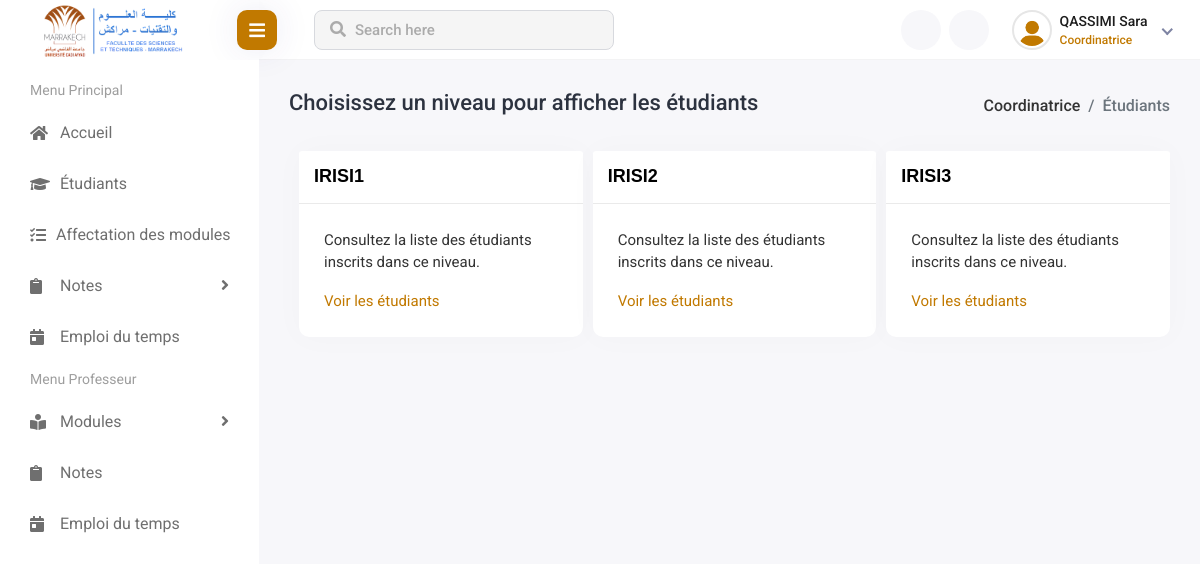
Screenshot of /views/coordinateur/student_management/index.php (signed in) with the database file from the repository.
### tables this page shows
CREATE TABLE `filiere` (
  `id` int(11) NOT NULL AUTO_INCREMENT UNIQUE,
  `nom` varchar(30) NOT NULL,
  `nom_complet` varchar(200) NOT NULL,
  `id_type` int(11) DEFAULT NULL,       
  `niveau` int(11) NOT NULL,             
  `id_coordinator` int(11) NOT NULL,     
  `id_dep` int(11) NOT NULL,             
  PRIMARY KEY (`id`)
);

### controllers/student_controller.php (called while the page is built, shortened)
<?php
require_once($_SERVER['DOCUMENT_ROOT'] . '/FSTg-Management-System/models/student.php');
function choixNiveau(): void
{
    $filieres = getMyFilieres($_SESSION['user_data']['id'], $_SESSION['user_data']['id_dep']);
    require_once($_SERVER['DOCUMENT_ROOT'] . '/FSTg-Management-System/views/coordinateur/student_management/level_selection.php');
}

### models/student.php (called while the page is built, shortened)
<?php
require($_SERVER['DOCUMENT_ROOT'] . '/FSTg-Management-System/config/DB_connection.php');
function getMyFilieres($id_coordinateur, $id_departement): ?array
{
    global $conn;
    $query = "SELECT id, nom, niveau
        FROM filiere
        WHERE id_coordinator = ? AND id_dep = ?";
    try {
        $stmt = $conn->prepare($query);
        $stmt->execute([$id_coordinateur, $id_departement]);
        return $stmt->fetchAll(PDO::FETCH_ASSOC);
    } catch (PDOException $e) {
        file_put_contents($_SERVER['DOCUMENT_ROOT'] . '/FSTg-Management-System/logs/error_log.txt',
            date('Y-m-d H:i:s') . " - Erreur lors de l'exécution de la requête : " . $e->getMessage(). "\n",
            FILE_APPEND);
        return null;
    }
}

### views/coordinateur/student_management/level_selection.php (the view, shortened to what this page needs)
<!DOCTYPE html>
<html lang="en">
<head>
    <link rel="stylesheet" href="../../../assets/plugins/feather/feather.css">
    <link rel="stylesheet" href="../../../assets/plugins/fontawesome/css/fontawesome.min.css">
    <link rel="stylesheet" href="../../../assets/plugins/fontawesome/css/all.min.css">
    <link rel="stylesheet" href="../../../assets/plugins/bootstrap/css/bootstrap.min.css">
    <link rel="stylesheet" href="../../../assets/css/style.css">
    <link rel="stylesheet" href="../../../assets/css/style-override.css">
</head>
<body>
    <div class="main-wrapper">
        <div class="page-wrapper">
            <div class="content container-fluid">
                <div class="page-header">
                    <div class="row">
                        <div class="col">
                            <h3 class="page-title">Choisissez un niveau pour afficher les étudiants</h3>
                            <ul class="breadcrumb">
                                <li class="breadcrumb-item">
                                    <a href="../home.php">
                                        <?php
                                        if (isset($_SESSION['user_data']['genre'])) {
                                            echo ($_SESSION['user_data']['genre'] == 'male') ? "Coordinateur" : "Coordinatrice";
                                        }
                                        ?>
                                    </a>
                                </li>
                                <li class="breadcrumb-item active">Étudiants</li>
                            </ul>
                        </div>
                    </div>
                </div>
                <div class="row">
                    <div class="col-sm-12" style="display:flex;justify-content:center;flex-direction:row;">
                        <?php if(isset($filieres)): ?>
                            <?php foreach ($filieres as $filiere): ?>
                                <div class="card flex-fill bg-white" style="width:fit-content;margin-left:10px">
                                    <div class="card-header">
                                        <h5 class="card-title mb-0"><?php echo $filiere['nom'] ?></h5>
                                    </div>
                                    <div class="card-body">
                                        <p class="card-text">Consultez la liste des étudiants inscrits dans ce niveau.</p>
                                        <a class="card-link"
                                           href="/FSTg-Management-System/views/coordinateur/student_management/index.php?action=list&id=<?php echo $filiere['id']; ?>">Voir les étudiants</a>
                                    </div>
                                </div>
                            <?php endforeach; ?>
                        <?php endif; ?>
                    </div>
                </div>
            </div>
        </div>
    </div>
    <?php
    include($_SERVER['DOCUMENT_ROOT'] . '/FSTg-Management-System/views/header.php');
    include($_SERVER['DOCUMENT_ROOT'] . '/FSTg-Management-System/views/coordinateur/sidebar.php');
    ?>
</body>
</html>

### views/coordinateur/student_management/level_selection.php (style rules this page uses)
a { color: #C17900; !important; }

### rows the page displays
filiere: nom "IRISI1"
filiere: nom "IRISI2"
filiere: nom "IRISI3"

### other values shown
$_SESSION['user_data']['nom'] "QASSIMI"
$_SESSION['user_data']['prenom'] "Sara"
